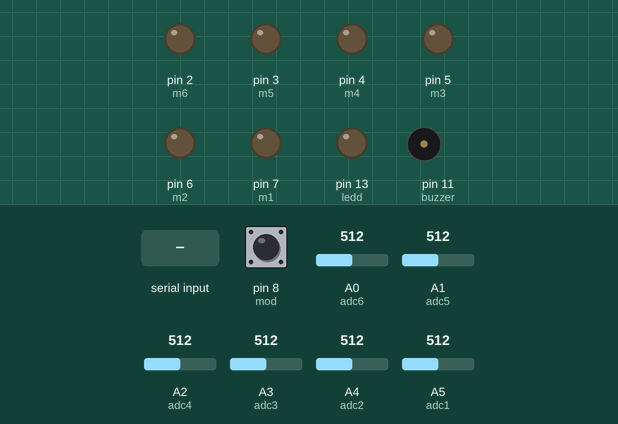
Simulated run of this sketch. Board: Arduino Uno, built with avr-gcc and run on an emulated ATmega328P. Parts: output pins drawn as LEDs (lit = HIGH), buzzer (waves = sounding, pin HIGH). The inputs (shaded band) are chosen by the test bench; at power-on: A5 (adc1) = 512, A4 (adc2) = 512, pin 8 (mod) HIGH, A0 (adc6) = 512, A1 (adc5) = 512, A2 (adc4) = 512, A3 (adc3) = 512. What the sketch prints to the serial monitor is not drawn.

Above: at 2.2 s.
2.3 s: A5 (adc1) set to 664
3.8 s: A5 (adc1) set to 688
At 5.1 s:
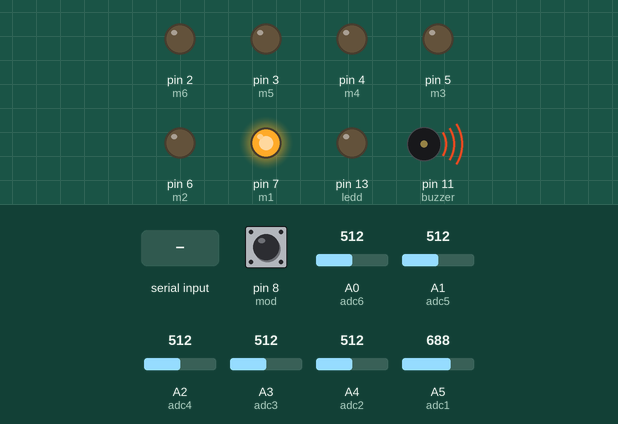
5.4 s: A4 (adc2) set to 632
6.9 s: A4 (adc2) set to 657
At 7.9 s:
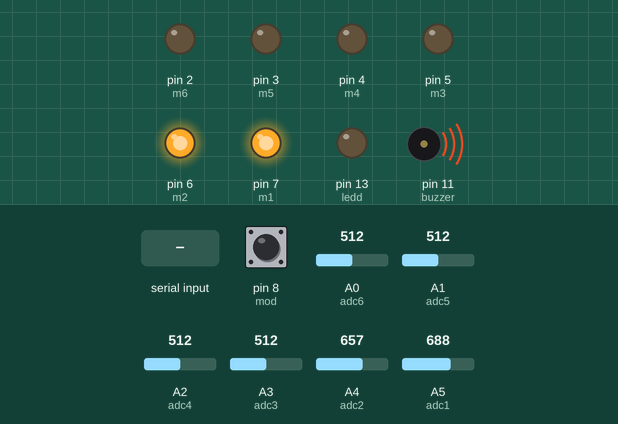
8.4 s: "1" received over Serial
At 10.64 s:
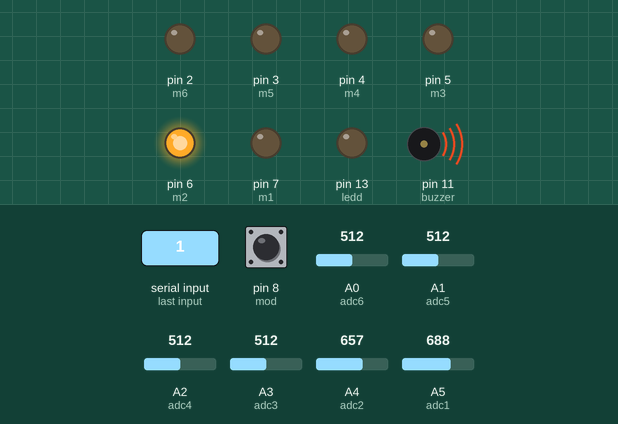
11.4 s: pin 8 (mod) pulled LOW for 0.15 s
At 11.69 s:
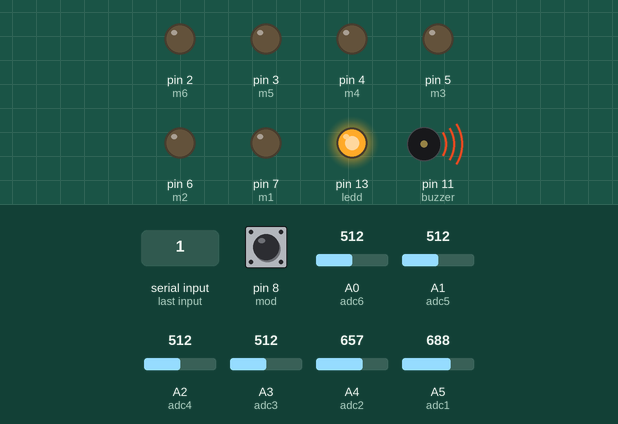
Timing chart, 0 to 14.3 s (numbered marks = the images above; inputs shaded):
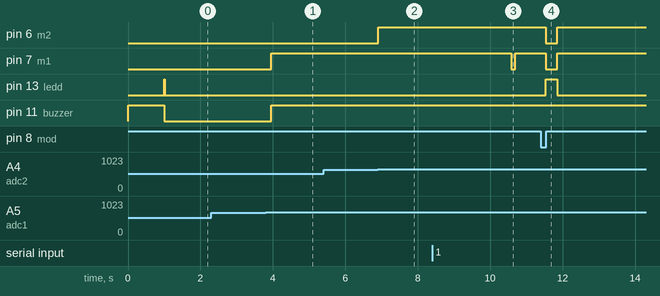

Measured:
- the behaviour switches between 680 and 681 on A5 (adc1) (found by bisection; images 0 and 1)
- the behaviour switches between 640 and 641 on A4 (adc2) (found by bisection; images 1 and 2)
- after the input at 2.3 s, every drawn part: stays the same
- after the input at 3.8 s, pin 7 (m1), pin 11 (buzzer): LOW → HIGH after 0.16 s
- after the input at 5.4 s, every drawn part: stays the same
- after the input at 6.9 s, pin 6 (m2): LOW → HIGH at once
- after the input at 8.4 s, pin 7 (m1): HIGH → LOW after 2.2 s, → HIGH 0.11 s later
- after the input at 11.4 s, pin 6 (m2), pin 7 (m1): HIGH → LOW after 0.14 s, → HIGH 0.31 s later; pin 13 (ledd): LOW → HIGH after 0.14 s, → LOW 0.31 s later

The sketch:

arduino.ino
```cpp
#define adc1 A5
#define adc2 A4
#define adc3 A3
#define adc4 A2
#define adc5 A1
#define adc6 A0
#define buzzer 11
#define ledd 13
#define m1 7
#define m2 6
#define m3 5
#define m4 4
#define m5 3
#define m6 2
#define mod 8
int flex2=0,flex1=0,flex3=0,flex4=0,flex5=0,flex6=0,swt;

bool introDone = false;

void vibrateFinger(int finger, int duration) {
  digitalWrite(finger, HIGH);
  delay(duration);
  digitalWrite(finger, LOW);
  delay(100);
}

void setup()
{
 pinMode(mod,INPUT_PULLUP);
 pinMode(ledd,OUTPUT);
  pinMode(buzzer,OUTPUT);
  pinMode(m1,OUTPUT);
  pinMode(m2,OUTPUT);
  pinMode(m3,OUTPUT);
  pinMode(m4,OUTPUT);
  pinMode(m5,OUTPUT);
  pinMode(m6,OUTPUT);

  digitalWrite(buzzer,HIGH);
  delay(1000);
  digitalWrite(buzzer,LOW);
   digitalWrite(ledd,HIGH);

 Serial.begin(9600 );
 //Serial.println("Initialize MPU6050");
}

void loop()
{
    if (Serial.available() > 0) {
    char received = Serial.read();

    switch(received) {
      case '1': vibrateFinger(m1, 2000); break;
      case '2': vibrateFinger(m2, 2000); break;
      case '3': vibrateFinger(m3, 2000); break;
      case '4': vibrateFinger(m4, 2000); break;
      case '5': vibrateFinger(m5, 2000); break;
      case '6': vibrateFinger(m6, 2000); break;
      case 'X':
        digitalWrite(m1, LOW);
        digitalWrite(m2, LOW);
        digitalWrite(m3, LOW);
        digitalWrite(m4, LOW);
        digitalWrite(m5, LOW);
        digitalWrite(m6, LOW);
        break;
    }
  }
  flex1=analogRead(adc1);
  flex2=analogRead(adc2);
  flex3=analogRead(adc3);
  flex4=analogRead(adc4);
  flex5=analogRead(adc5);
  flex6=analogRead(adc6);
  delay(10);
//  ff();
  swt=digitalRead(mod);
  if(swt==LOW)
  {
   digitalWrite(ledd,HIGH);
   single();
  }
  else
  {
   digitalWrite(ledd,LOW);
   if((flex1>900)&&(flex2>900)&&(flex3>900)&&(flex4>900)&&(flex5>900)&&(flex6>900))
   {
    digitalWrite(buzzer,HIGH);
    digitalWrite(m1,HIGH);
    digitalWrite(m2,HIGH);
    digitalWrite(m3,HIGH);
    digitalWrite(m4,HIGH);
    digitalWrite(m5,HIGH);
    digitalWrite(m6,HIGH);
   Serial.println("");
  }

  // else if((flex1>900)&&(flex3>900)&&(flex4>900)&&(flex5>900)&&(flex6>900))
  // {
  //  Serial.print("y");digitalWrite(buzzer,HIGH);
  //  digitalWrite(m1,HIGH);
  //   digitalWrite(m3,HIGH);
  //   digitalWrite(m4,HIGH);
  //   digitalWrite(m5,HIGH);
  //   digitalWrite(m6,HIGH);
  // }

  // else if((flex1>900)&&(flex2>900)&&(flex3>900)&&(flex4>900)&&(flex5>900))
  // {
  //  Serial.print("q");digitalWrite(buzzer,HIGH);
  //  digitalWrite(m1,HIGH);
  //   digitalWrite(m2,HIGH);
  //   digitalWrite(m3,HIGH);
  //   digitalWrite(m4,HIGH);
  //   digitalWrite(m5,HIGH);
  // }

  // else if((flex1>900)&&(flex3>900)&&(flex5>900)&&(flex6>900))
  // {
  //  Serial.print("z");digitalWrite(buzzer,HIGH);
  //  digitalWrite(m1,HIGH);
  //   digitalWrite(m3,HIGH);
  //   digitalWrite(m5,HIGH);
  //   digitalWrite(m6,HIGH);
  // }

  // else if((flex1>900)&&(flex3>900)&&(flex4>900)&&(flex6>900))
  // {
  //  Serial.print("x");digitalWrite(buzzer,HIGH);
  //  digitalWrite(m1,HIGH);
  //   digitalWrite(m3,HIGH);
  //   digitalWrite(m4,HIGH);
  //   digitalWrite(m6,HIGH);
  // }

  // else if((flex2>900)&&(flex4>900)&&(flex5>900)&&(flex6>900))
  // {
  //  Serial.print("w");digitalWrite(buzzer,HIGH);
  //   digitalWrite(m2,HIGH);

  //   digitalWrite(m4,HIGH);
  //   digitalWrite(m5,HIGH);
  //   digitalWrite(m6,HIGH);
  // }

  // else if((flex1>900)&&(flex2>900)&&(flex3>900)&&(flex6>900))
  // {
  //  Serial.print("v");digitalWrite(buzzer,HIGH);
  //  digitalWrite(m1,HIGH);
  //   digitalWrite(m2,HIGH);
  //   digitalWrite(m3,HIGH);
  //   digitalWrite(m6,HIGH);
  // }

  else if((flex2>580)&&(flex3>650)&&(flex4>850)&&(flex5>760))
  {
   Serial.print("t");digitalWrite(buzzer,HIGH);

    digitalWrite(m2,HIGH);
    digitalWrite(m3,HIGH);
    digitalWrite(m4,HIGH);
    digitalWrite(m5,HIGH);
  }

  // else if((flex1>900)&&(flex2>900)&&(flex3>900)&&(flex5>900))
  // {
  //  Serial.print("r");digitalWrite(buzzer,HIGH);
  //  digitalWrite(m1,HIGH);
  //   digitalWrite(m2,HIGH);
  //   digitalWrite(m3,HIGH);
  //   digitalWrite(m5,HIGH);
  // }

  // else if((flex1>900)&&(flex2>900)&&(flex3>900)&&(flex4>900))
  // {
  //  Serial.print("p");digitalWrite(buzzer,HIGH);
  //  digitalWrite(m1,HIGH);
  //   digitalWrite(m2,HIGH);
  //   digitalWrite(m3,HIGH);
  //   digitalWrite(m4,HIGH);
  // }

  // else if((flex1>900)&&(flex3>900)&&(flex4>900)&&(flex5>900))
  // {
  //  Serial.print("n");digitalWrite(buzzer,HIGH);
  //  digitalWrite(m1,HIGH);
  //   digitalWrite(m3,HIGH);
  //   digitalWrite(m4,HIGH);
  //   digitalWrite(m5,HIGH);

  // }

  // else if((flex1>900)&&(flex2>900)&&(flex4>900)&&(flex5>900))
  // {
  //  Serial.print("g");digitalWrite(buzzer,HIGH);
  //  digitalWrite(m1,HIGH);
  //   digitalWrite(m2,HIGH);
  //   digitalWrite(m4,HIGH);
  //   digitalWrite(m5,HIGH);
  // }

  //  else if((flex1>900)&&(flex4>900)&&(flex5>900))
  // {
  //  Serial.print("d");digitalWrite(buzzer,HIGH);
  //  digitalWrite(m1,HIGH);
  //   digitalWrite(m4,HIGH);
  //   digitalWrite(m5,HIGH);
  // }

  // else if((flex1>900)&&(flex2>900)&&(flex4>900))
  // {
  //  Serial.print("f");digitalWrite(buzzer,HIGH);
  //  digitalWrite(m1,HIGH);
  //   digitalWrite(m2,HIGH);

  //   digitalWrite(m4,HIGH);

  // }

  // else if((flex1>900)&&(flex2>900)&&(flex5>900))
  // {
  //  Serial.print("h");digitalWrite(buzzer,HIGH);
  //  digitalWrite(m1,HIGH);
  //   digitalWrite(m2,HIGH);

  //   digitalWrite(m5,HIGH);

  // }

  // else if((flex2>900)&&(flex4>900)&&(flex5>900))
  // {
  //  Serial.print("j");digitalWrite(buzzer,HIGH);
  //   digitalWrite(m2,HIGH);

  //   digitalWrite(m4,HIGH);
  //   digitalWrite(m5,HIGH);

  // }

  // else if((flex1>900)&&(flex2>900)&&(flex3>900))
  // {
  //  Serial.print("l");digitalWrite(buzzer,HIGH);
  //  digitalWrite(m1,HIGH);
  //   digitalWrite(m2,HIGH);
  //   digitalWrite(m3,HIGH);

  // }


  // else if((flex1>900)&&(flex3>900)&&(flex4>900))
  // {
  //  Serial.print("m");digitalWrite(buzzer,HIGH);
  //  digitalWrite(m1,HIGH);

  //   digitalWrite(m3,HIGH);
  //   digitalWrite(m4,HIGH);

  // }

  // else if((flex1>900)&&(flex3>900)&&(flex5>900))
  // {
  //  Serial.print("o");digitalWrite(buzzer,HIGH);
  //  digitalWrite(m1,HIGH);

  //   digitalWrite(m3,HIGH);

  //   digitalWrite(m5,HIGH);

  // }

  // else if((flex2>900)&&(flex3>900)&&(flex4>900))
  // {
  //  Serial.print("s");digitalWrite(buzzer,HIGH);

  //   digitalWrite(m2,HIGH);
  //   digitalWrite(m3,HIGH);
  //   digitalWrite(m4,HIGH);

  // }

  // else if((flex1>900)&&(flex3>900)&&(flex6>900))
  // {
  //  Serial.print("u");digitalWrite(buzzer,HIGH);
  //  digitalWrite(m1,HIGH);

  //   digitalWrite(m3,HIGH);

  //   digitalWrite(m6,HIGH);
  // }

  else if((flex3>900)&&(flex4>900))
  {
   Serial.print(" ");digitalWrite(buzzer,HIGH);

    digitalWrite(m3,HIGH);
    digitalWrite(m4,HIGH);

  }

  else if((flex1>680)&&(flex2>640))
  {
   Serial.print("b");digitalWrite(buzzer,HIGH);
   digitalWrite(m1,HIGH);
    digitalWrite(m2,HIGH);
  }

  else if((flex1>640)&&(flex4>775))
  {
   Serial.print("c");digitalWrite(buzzer,HIGH);
   digitalWrite(m1,HIGH);
    digitalWrite(m4,HIGH);
  }

  // else if((flex1>900)&&(flex5>900))
  // {
  //  Serial.print("e");digitalWrite(buzzer,HIGH);
  //  digitalWrite(m1,HIGH);
  //   digitalWrite(m5,HIGH);
  // }
  // else if((flex1>900)&&(flex3>900))
  // {
  //  Serial.print("k");digitalWrite(buzzer,HIGH);
  //  digitalWrite(m1,HIGH);
  //   digitalWrite(m3,HIGH);
  // }
  // else if((flex2>900)&&(flex4>900))
  // {
  //  Serial.print("i");digitalWrite(buzzer,HIGH);
  //  digitalWrite(m2,HIGH);
  //  digitalWrite(m4,HIGH);
  // }
  else if(flex1>680)
  {
   Serial.print("a");digitalWrite(buzzer,HIGH);
   digitalWrite(m1,HIGH);
  }
  else
  {
   digitalWrite(buzzer,LOW);
   digitalWrite(m1,LOW);
   digitalWrite(m2,LOW);
   digitalWrite(m3,LOW);
   digitalWrite(m4,LOW);
   digitalWrite(m5,LOW);
   digitalWrite(m6,LOW);

  }
  delay(100);
 }
  delay(100);
}

void ff()
{
 Serial.print(flex1);
 Serial.print("-");
 Serial.print(flex2);
 Serial.print("-");
 Serial.print(flex3);
 Serial.print("-");
 Serial.print(flex4);
 Serial.print("-");
 Serial.print(flex5);
 Serial.print("-");
 Serial.println(flex6);
}

void single()
{
  if(flex1>900)
  {
   digitalWrite(m1,HIGH);
  }
  else
  {
   digitalWrite(m1,LOW);
  }
  if(flex2>900)
  {
   digitalWrite(m2,HIGH);
  }
  else
  {
   digitalWrite(m2,LOW);
  }
  if(flex3>900)
  {
   digitalWrite(m3,HIGH);
  }
  else
  {
   digitalWrite(m3,LOW);
  }
  if(flex4>900)
  {
   digitalWrite(m4,HIGH);
  }
  else
  {
   digitalWrite(m4,LOW);
  }
  if(flex5>900)
  {
   digitalWrite(m5,HIGH);
  }
  else
  {
   digitalWrite(m5,LOW);
  }
  if(flex6>900)
  {
   digitalWrite(m6,HIGH);
  }
   else
  {
   digitalWrite(m6,LOW);
  }
  delay(200);
}
```
